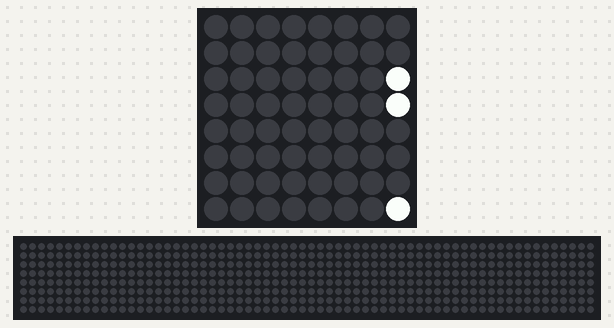
Bench run of a program on a simulated Raspberry Pi (BCM pin numbers) with a Sense HAT. Shown: the Sense HAT's 8×8 RGB LED matrix, a strip that is not on the board, showing the scrolling text unrolled. The 64×8 strip is a reading aid, not a part: it shows the text the matrix is scrolling, unrolled, one strip-width of it at a time; what the program prints to the terminal is not drawn. At 5.5 s the program stops and its outputs stay as they are.

Above: at 0.17 s.
At 0.77 s:
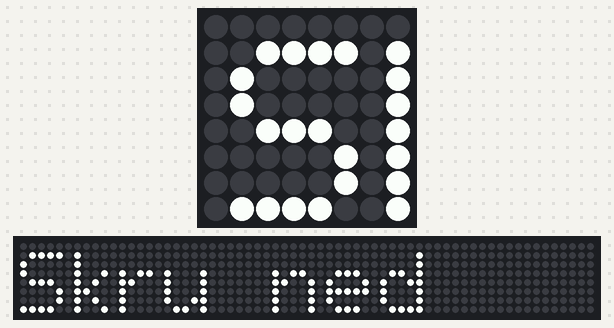
At 1.48 s:
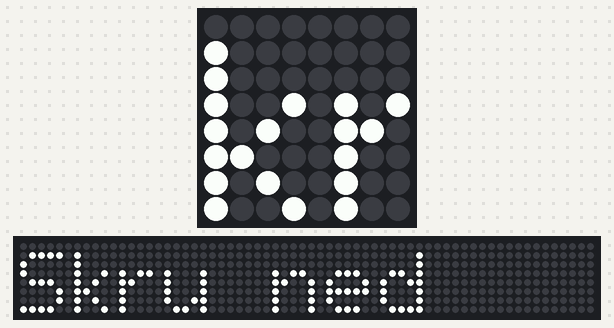
At 2.79 s:
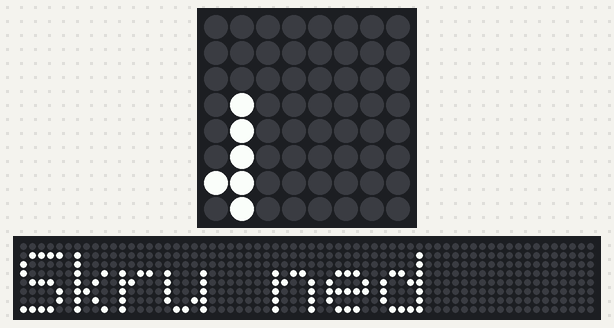
At 4.09 s:
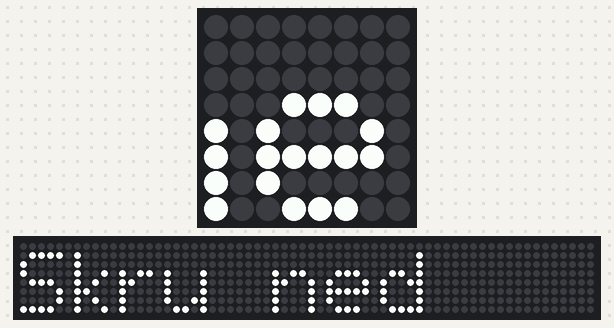
At 5.4 s:
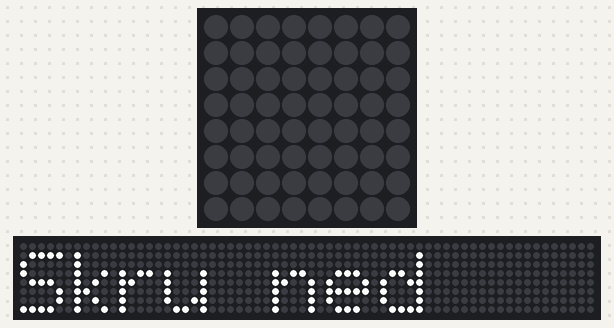

The program:

Raspberry.py
```python
from sense_hat import SenseHat

# Initialiserer Sense HAT-objektet
sense = SenseHat()


# Funktion til at indstille farve og tekst baseret på temperatur
def set_led_color_and_text(temperature):
    if temperature > 19:
        # Rød farve
        sense.clear(255, 0, 0)
        if temperature > 22:
            sense.show_message("Skru ned")
    elif temperature < 19:
        # Blå farve
        sense.clear(0, 0, 255)
    else:
        # Grøn farve
        sense.clear(0, 255, 0)


# Simulerer en temperaturværdi (ændre værdien efter behov)
temperature = 23

# Viser tekst og farve baseret på temperatur
set_led_color_and_text(temperature)
print("Temperaturen er:", temperature, "grader C")
```
